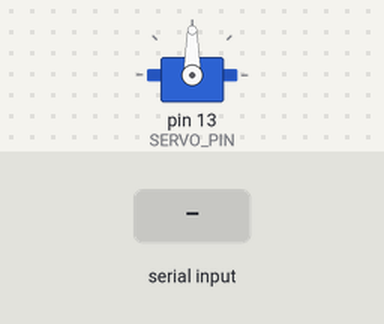
Simulated run of this sketch. Board: Arduino Uno, built with avr-gcc and run on an emulated ATmega328P. Shown: servo. The test bench sets the inputs (shaded band). What the sketch prints to the serial monitor is not drawn.

Above: at 1.2 s.
1.3 s: "S90\n" received over Serial
At 2.31 s:
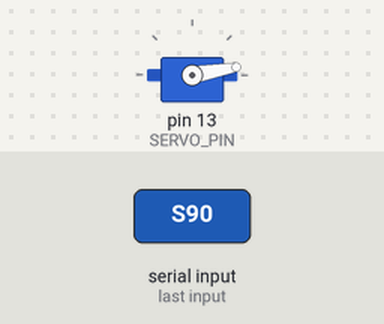
Timing chart, 0 to 10.3 s (numbered marks = the images above; inputs shaded):
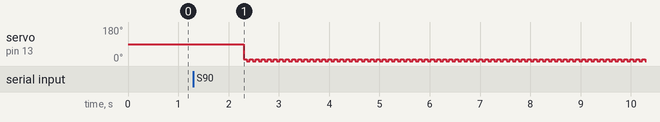

Measured:
- after the input at 1.3 s, servo on pin 13 (SERVO_PIN): alternates 10° for 0.06 s and 0° for 0.06 s, starting after 1.0 s

The sketch:

servo_tests.ino
```cpp
#define SERVO_PIN 13
#define SERVO_UP_POSITION 10
#define SERVO_DOWN_POSITION 0
#define SPEED 60

#include <Servo.h>

Servo toolhead_servo;
int pos;

void setup() {
Serial.begin((115200));
toolhead_servo.attach(SERVO_PIN);

}

void loop() {
  Serial.println("waiting for instructions ...");
  while (!Serial.available()) {}
  String com = Serial.readString();
  if(com.startsWith("S")){
    stresstest();
  }
  pos = com.toInt();
  toolhead_servo.write(pos);

}

void stresstest(){
  while (true) {
    toolhead_servo.write(SERVO_UP_POSITION);
    delay(SPEED);
    toolhead_servo.write(SERVO_DOWN_POSITION);
    delay(SPEED);
  }
}
```
